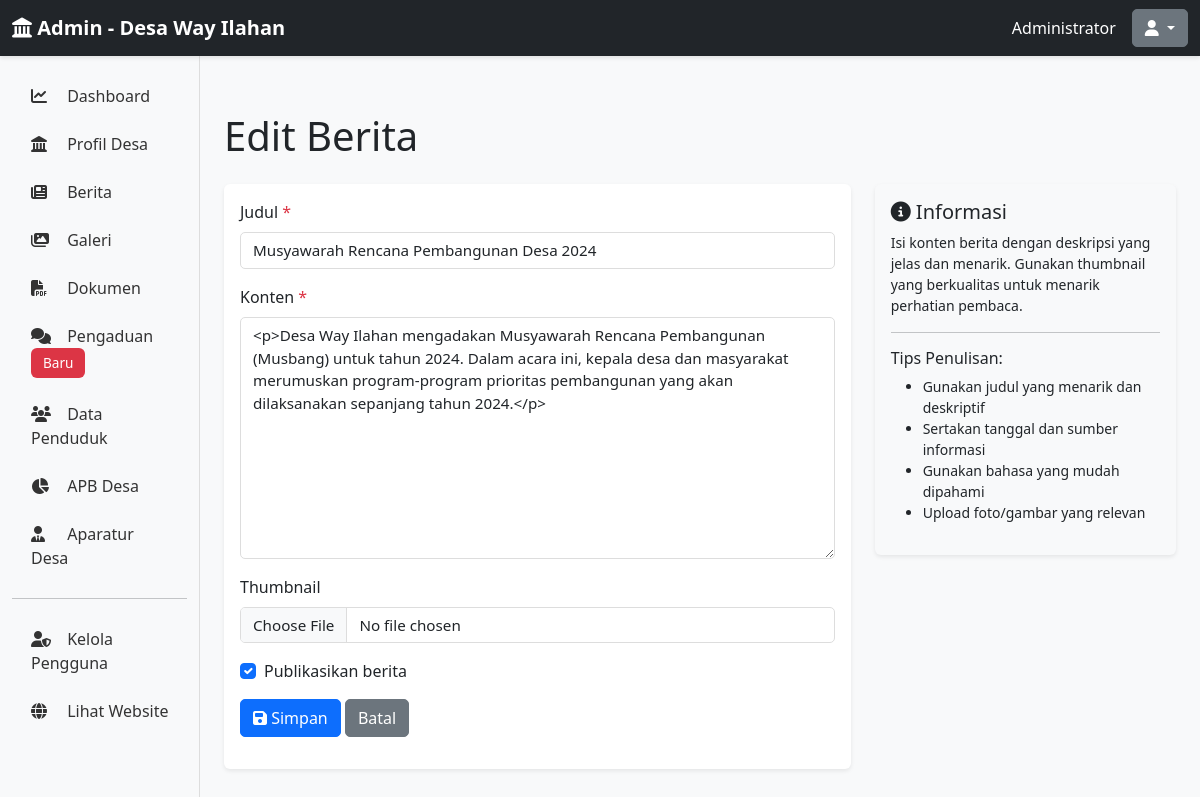
The app's page /admin/berita/3/edit (signed in) with its own data.
### app/models.py (models this page shows, shortened)
class Admin(UserMixin, db.Model):
    id = db.Column(db.Integer, primary_key=True)
    username = db.Column(db.String(80), unique=True, nullable=False, index=True)
    email = db.Column(db.String(120), unique=True, nullable=False, index=True)
    password_hash = db.Column(db.String(255), nullable=False)
    full_name = db.Column(db.String(120), nullable=False)
    is_active = db.Column(db.Boolean, default=True)
    created_at = db.Column(db.DateTime, default=datetime.utcnow)
    last_login = db.Column(db.DateTime)

class Berita(db.Model):
    id = db.Column(db.Integer, primary_key=True)
    judul = db.Column(db.String(255), nullable=False)
    konten = db.Column(db.Text, nullable=False)
    slug = db.Column(db.String(255), unique=True, nullable=False, index=True)
    thumbnail = db.Column(db.String(255))
    penulis = db.Column(db.String(120), nullable=False)
    tanggal_publikasi = db.Column(db.DateTime, default=datetime.utcnow)
    dibuat_pada = db.Column(db.DateTime, default=datetime.utcnow)
    diupdate_pada = db.Column(db.DateTime, default=datetime.utcnow, onupdate=datetime.utcnow)
    is_published = db.Column(db.Boolean, default=True)
    views = db.Column(db.Integer, default=0)

### app/routes.py (the view, shortened to what this page needs)
@admin_bp.route('/berita/<int:id>/edit', methods=['GET', 'POST'])
@login_required
def edit_berita(id):
    berita = Berita.query.get_or_404(id)
    return render_template('admin/berita/form.html', berita=berita, action='Edit')

### app/templates/admin/berita/form.html (shortened to what this page needs)
{% extends "admin/base.html" %}
{% block content %}
<h1 class="mt-4 mb-4">{{ action }} Berita</h1>
<div class="row">
    <div class="col-lg-8">
        <form method="POST" enctype="multipart/form-data">
            <div class="card">
                <div class="card-body">
                    <div class="mb-3">
                        <label for="judul" class="form-label">Judul <span class="text-danger">*</span></label>
                        <input type="text" class="form-control" id="judul" name="judul" value="{{ berita.judul if berita else '' }}" required>
                    </div>
                    <div class="mb-3">
                        <label for="konten" class="form-label">Konten <span class="text-danger">*</span></label>
                        <textarea class="form-control" id="konten" name="konten" rows="10" required>{{ berita.konten if berita else '' }}</textarea>
                    </div>
                    <div class="mb-3">
                        <label for="thumbnail" class="form-label">Thumbnail</label>
                        <input type="file" class="form-control" id="thumbnail" name="thumbnail" accept="image/*">
                    </div>
                    <div class="mb-3 form-check">
                        <input type="checkbox" class="form-check-input" id="is_published" name="is_published"
                               {% if berita and berita.is_published %}checked{% endif %} value="on">
                        <label class="form-check-label" for="is_published">
                            Publikasikan berita
                        </label>
                    </div>
                    <div class="mb-3">
                        <button type="submit" class="btn btn-primary">
                            <i class="fas fa-save"></i> Simpan
                        </button>
                        <a href="{{ url_for('admin.kelola_berita') }}" class="btn btn-secondary">Batal</a>
                    </div>
                </div>
            </div>
        </form>
    </div>
    <div class="col-lg-4">
        <div class="card bg-light">
            <div class="card-body">
                <h5 class="card-title"><i class="fas fa-info-circle"></i> Informasi</h5>
                <p class="small">
                    Isi konten berita dengan deskripsi yang jelas dan menarik.
                    Gunakan thumbnail yang berkualitas untuk menarik perhatian pembaca.
                </p>
                <hr>
                <h6>Tips Penulisan:</h6>
                <ul class="small">
                    <li>Gunakan judul yang menarik dan deskriptif</li>
                    <li>Sertakan tanggal dan sumber informasi</li>
                    <li>Gunakan bahasa yang mudah dipahami</li>
                    <li>Upload foto/gambar yang relevan</li>
                </ul>
            </div>
        </div>
    </div>
</div>
{% endblock %}

### app/templates/admin/base.html (shortened to what this page needs)
<!DOCTYPE html>
<html lang="id">
<head>
    <link href="https://cdn.jsdelivr.net/npm/bootstrap@5.3.0/dist/css/bootstrap.min.css" rel="stylesheet">
    <link rel="stylesheet" href="https://cdnjs.cloudflare.com/ajax/libs/font-awesome/6.4.0/css/all.min.css">
    <link rel="stylesheet" href="{{ url_for('static', filename='css/admin.css') }}">
</head>
<body>
    <nav class="navbar navbar-dark bg-dark sticky-top">
        <div class="container-fluid">
            <a class="navbar-brand" href="{{ url_for('admin.dashboard') }}">
                <i class="fas fa-landmark"></i> <strong>Admin - Desa Way Ilahan</strong>
            </a>
            <div class="d-flex align-items-center">
                <span class="text-white me-3">{{ current_user.full_name }}</span>
                <div class="dropdown">
                    <button class="btn btn-secondary dropdown-toggle" type="button" data-bs-toggle="dropdown">
                        <i class="fas fa-user"></i>
                    </button>
                </div>
            </div>
        </div>
    </nav>
    <div class="container-fluid">
        <div class="row">
            <nav class="col-md-2 d-md-block bg-light sidebar">
                <div class="position-sticky pt-3">
                    <ul class="nav flex-column">
                        <li class="nav-item">
                            <a class="nav-link" href="{{ url_for('admin.dashboard') }}">
                                <i class="fas fa-chart-line"></i> Dashboard
                            </a>
                        </li>
                        <li class="nav-item">
                            <a class="nav-link" href="{{ url_for('admin.edit_profil_desa') }}">
                                <i class="fas fa-landmark"></i> Profil Desa
                            </a>
                        </li>
                        <li class="nav-item">
                            <a class="nav-link" href="{{ url_for('admin.kelola_berita') }}">
                                <i class="fas fa-newspaper"></i> Berita
                            </a>
                        </li>
                        <li class="nav-item">
                            <a class="nav-link" href="{{ url_for('admin.kelola_galeri') }}">
                                <i class="fas fa-images"></i> Galeri
                            </a>
                        </li>
                        <li class="nav-item">
                            <a class="nav-link" href="{{ url_for('admin.kelola_dokumen') }}">
                                <i class="fas fa-file-pdf"></i> Dokumen
                            </a>
                        </li>
                        <li class="nav-item">
                            <a class="nav-link" href="{{ url_for('admin.kelola_pengaduan') }}">
                                <i class="fas fa-comments"></i> Pengaduan <span class="badge bg-danger">Baru</span>
                            </a>
                        </li>
                        <li class="nav-item">
                            <a class="nav-link" href="{{ url_for('admin.kelola_penduduk') }}">
                                <i class="fas fa-users"></i> Data Penduduk
                            </a>
                        </li>
                        <li class="nav-item">
                            <a class="nav-link" href="{{ url_for('admin.kelola_apb') }}">
                                <i class="fas fa-chart-pie"></i> APB Desa
                            </a>
                        </li>
                        <li class="nav-item">
                            <a class="nav-link" href="{{ url_for('admin.kelola_aparatur') }}">
                                <i class="fas fa-user-tie"></i> Aparatur Desa
                            </a>
                        </li>
                        <hr>
                        <li class="nav-item">
                            <a class="nav-link" href="{{ url_for('admin.kelola_pengguna') }}">
                                <i class="fas fa-user-shield"></i> Kelola Pengguna
                            </a>
                        </li>
                        <li class="nav-item">
                            <a class="nav-link" href="{{ url_for('public.index') }}">
                                <i class="fas fa-globe"></i> Lihat Website
                            </a>
                        </li>
                    </ul>
                </div>
            </nav>
            <main class="col-md-10 ms-sm-auto px-md-4">
                {% block content %}{% endblock %}
            </main>
        </div>
    </div>
</body>
</html>

### app/static/css/admin.css (style rules this page uses)
:root { --primary-color: #0d6efd; --sidebar-bg: #f8f9fa; --sidebar-border: #ddd; }
body { font-family: 'Segoe UI', Tahoma, Geneva, Verdana, sans-serif; background-color: #f8f9fa; }
.sidebar { height: calc(100vh - 56px); border-right: 1px solid var(--sidebar-border); overflow-y: auto; position: sticky; top: 56px; }
.sidebar .nav-link { color: #333; border-left: 3px solid transparent; transition: all 0.3s ease; padding: 0.75rem 1rem; }
.sidebar .nav-link i { width: 1.5rem; margin-right: 0.5rem; }
main { padding-top: 2rem; padding-bottom: 2rem; }
.navbar-dark { box-shadow: 0 2px 4px rgba(0, 0, 0, 0.1); }
.card { border: none; box-shadow: 0 2px 4px rgba(0, 0, 0, 0.08); margin-bottom: 1.5rem; transition: box-shadow 0.3s ease; }
.badge { padding: 0.5rem 0.75rem; font-size: 0.85rem; font-weight: 500; }
.btn { border-radius: 5px; font-weight: 500; transition: all 0.3s ease; }
.btn-primary { background-color: var(--primary-color); border-color: var(--primary-color); }
.form-control, .form-select { border-radius: 5px; border: 1px solid #ddd; font-size: 0.95rem; }
.form-label { font-weight: 500; margin-bottom: 0.5rem; }

### records on screen
Admin: full_name "Administrator"
Berita: judul "Musyawarah Rencana Pembangunan Desa 2024", konten "<p>Desa Way Ilahan mengadakan Musyawarah Rencana Pembangunan (Musbang) untuk tahun 2024. Dalam acara ini, kepala desa dan masyarakat merumuskan program-program prioritas pembangunan yang akan dilaksanakan sepanjang tahun 2024.</p>", is_published "☑"

### other values on screen
{{ action }} "Edit"
